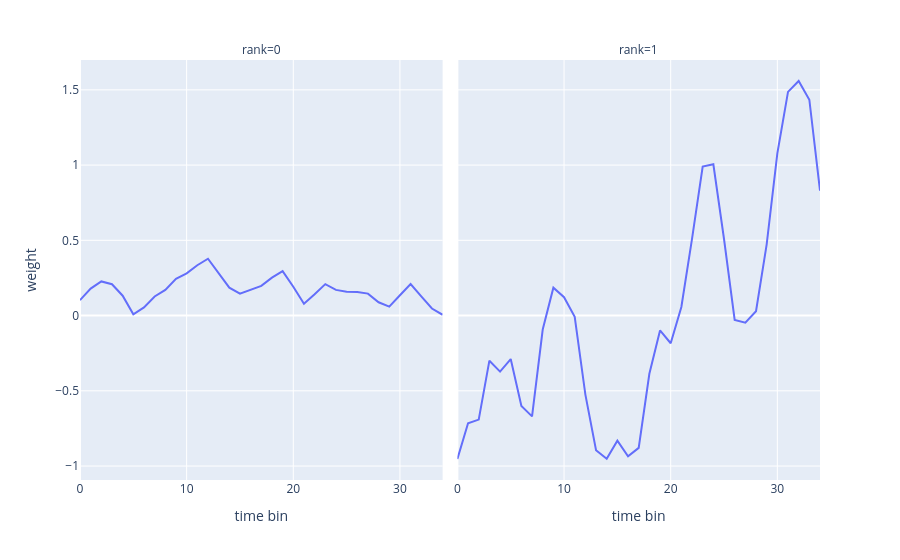

Source (notebook cell):
### Code cell
df = pd.DataFrame(tl.to_numpy(hoda.aps_[2]))
df['time bin'] = np.arange(X.shape[-1])
df = df.melt(id_vars=['time bin'], var_name='rank', value_name='weight')
px.line(df, x='time bin', y='weight', facet_col='rank', facet_col_wrap=4)

### Figure 1 — Plotly figure (JSON) as saved in the notebook; plotly's stock layout.template omitted (floating-point values rounded to 4 significant figures)
{"data": [{"hovertemplate": "rank=0<br>time bin=%{x}<br>weight=%{y}<extra></extra>", "legendgroup": "", "line": {"color": "#636efa", "dash": "solid"}, "marker": {"symbol": "circle"}, "mode": "lines", "name": "", "orientation": "v", "showlegend": false, "type": "scatter", "x": [0, 1, 2, 3, 4, 5, 6, 7, 8, 9, 10, 11, 12, 13, 14, 15, 16, 17, 18, 19, 20, 21, 22, 23, 24, 25, 26, 27, 28, 29, 30, 31, 32, 33, 34], "xaxis": "x", "y": [0.1023, 0.1794, 0.2269, 0.2084, 0.132, 0.008189, 0.05448, 0.1271, 0.1706, 0.2447, 0.2802, 0.3344, 0.3776, 0.2789, 0.1857, 0.1461, 0.1697, 0.1972, 0.2523, 0.2957, 0.1917, 0.07858, 0.1414, 0.2088, 0.1705, 0.158, 0.157, 0.1458, 0.08813, 0.05932, 0.1346, 0.2095, 0.127, 0.04685, 0.005075], "yaxis": "y"}, {"hovertemplate": "rank=1<br>time bin=%{x}<br>weight=%{y}<extra></extra>", "legendgroup": "", "line": {"color": "#636efa", "dash": "solid"}, "marker": {"symbol": "circle"}, "mode": "lines", "name": "", "orientation": "v", "showlegend": false, "type": "scatter", "x": [0, 1, 2, 3, 4, 5, 6, 7, 8, 9, 10, 11, 12, 13, 14, 15, 16, 17, 18, 19, 20, 21, 22, 23, 24, 25, 26, 27, 28, 29, 30, 31, 32, 33, 34], "xaxis": "x2", "y": [-0.9532, -0.7154, -0.6912, -0.2999, -0.3724, -0.2889, -0.6013, -0.6698, -0.09283, 0.1852, 0.1217, -0.007916, -0.5251, -0.8952, -0.9514, -0.8314, -0.9352, -0.8795, -0.3867, -0.0991, -0.184, 0.05675, 0.509, 0.9903, 1.006, 0.5087, -0.02855, -0.04729, 0.0287, 0.4736, 1.078, 1.487, 1.559, 1.434, 0.8299], "yaxis": "y2"}], "layout": {"annotations": [{"font": {}, "showarrow": false, "text": "rank=0", "x": 0.245, "xanchor": "center", "xref": "paper", "y": 1, "yanchor": "bottom", "yref": "paper"}, {"font": {}, "showarrow": false, "text": "rank=1", "x": 0.755, "xanchor": "center", "xref": "paper", "y": 1, "yanchor": "bottom", "yref": "paper"}], "legend": {"tracegroupgap": 0}, "margin": {"t": 60}, "xaxis": {"anchor": "y", "domain": [0, 0.49], "title": {"text": "time bin"}}, "xaxis2": {"anchor": "y2", "domain": [0.51, 1], "matches": "x", "title": {"text": "time bin"}}, "yaxis": {"anchor": "x", "domain": [0, 1], "title": {"text": "weight"}}, "yaxis2": {"anchor": "x2", "domain": [0, 1], "matches": "y", "showticklabels": false}}}
